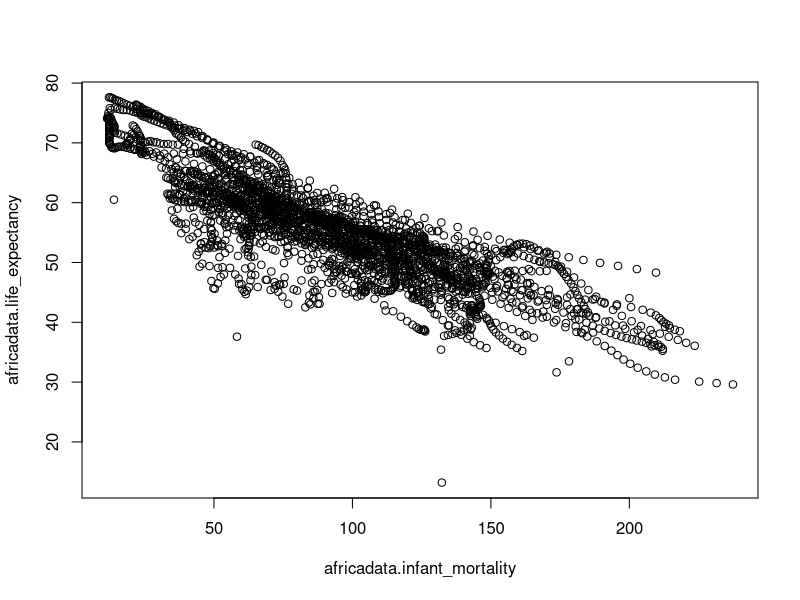
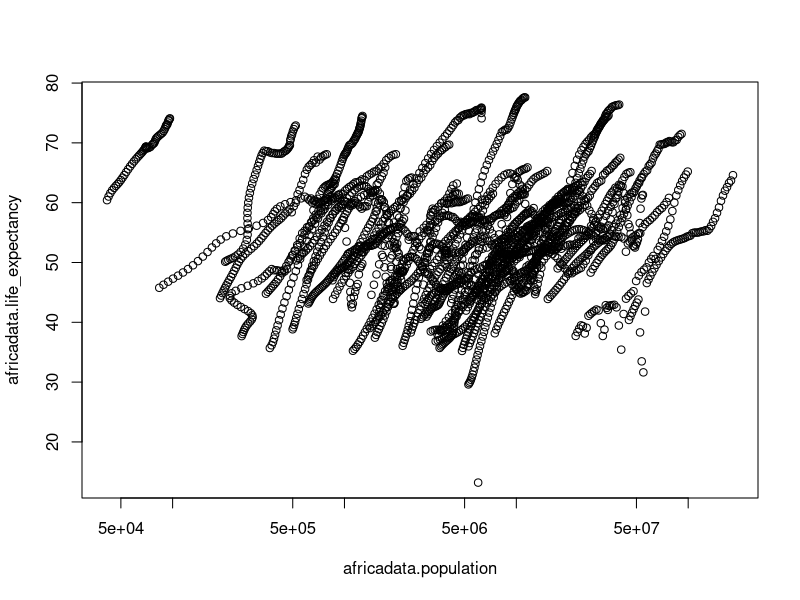
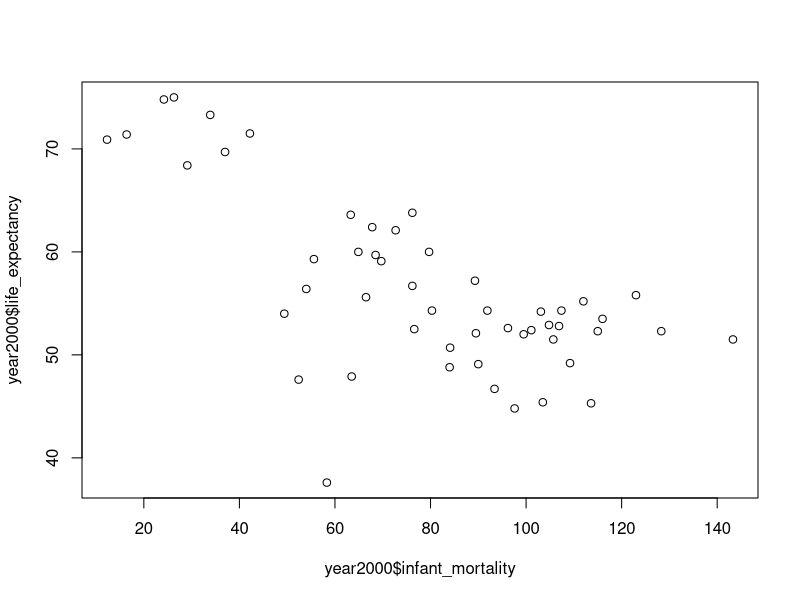
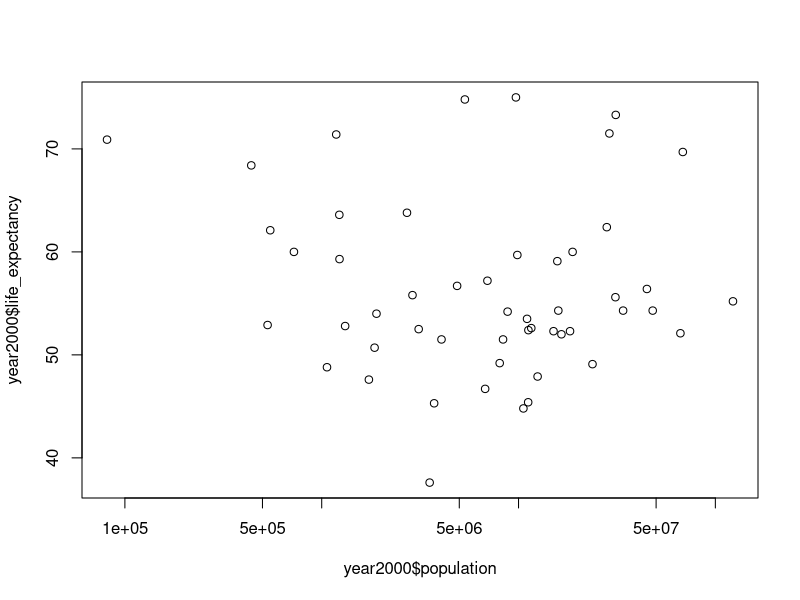
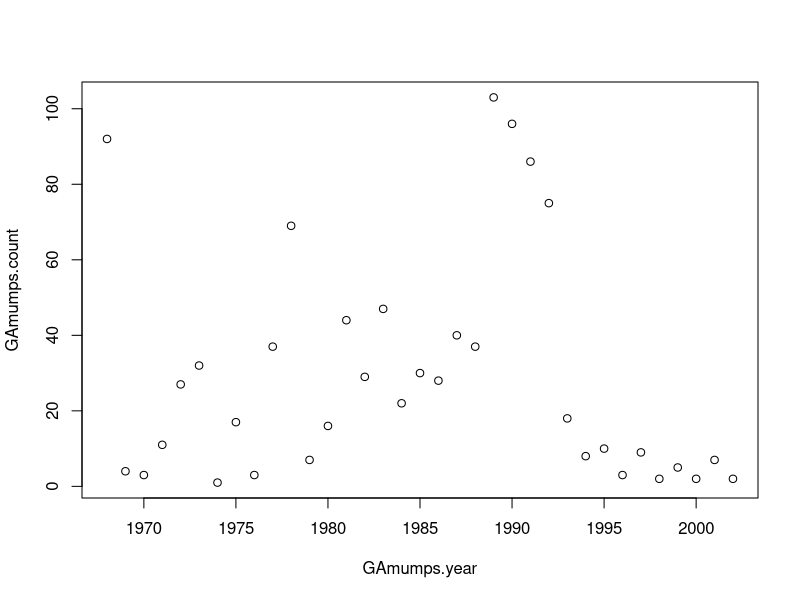
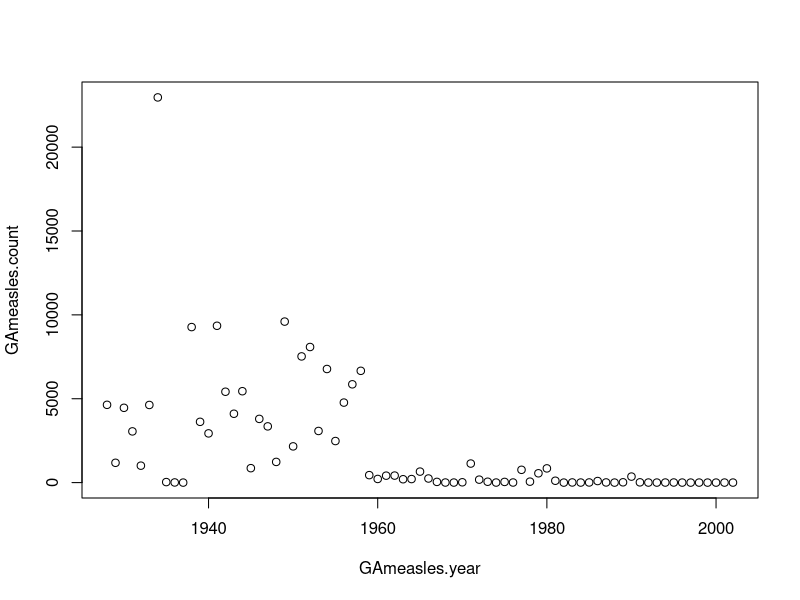
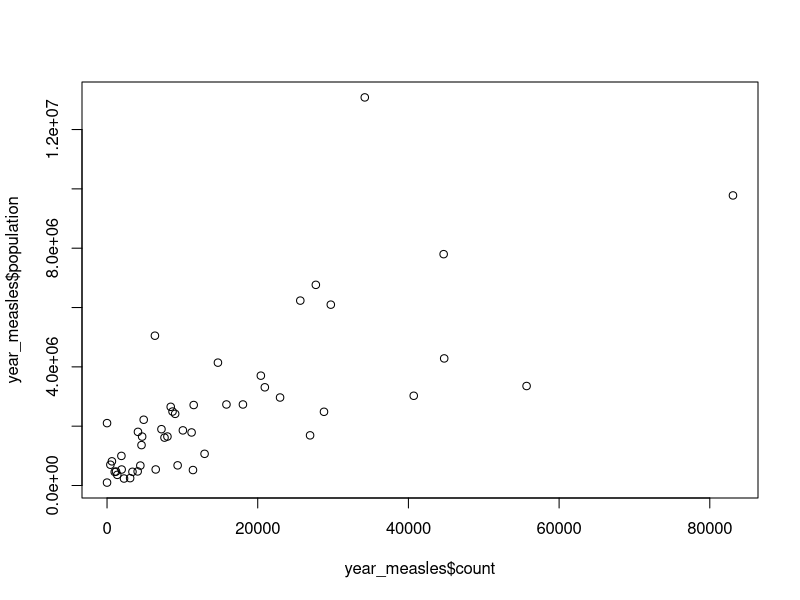

These figures' R source, in order:
## ---- chunk 1
library("dslabs")
str(gapminder)
summary(gapminder)
data(gapminder)

africadata <- subset(gapminder, (continent == "Africa"))
#creates a new dataframe from a subset of the old one where the continent is Africa
str(africadata)
#Checks to make sure I have the correct number of observations

inf_LE <- data.frame(africadata$infant_mortality, africadata$life_expectancy)
#creates a new dataframe from these two columns of the africadata dataframe
#this one is for infant mortality and Life expectancy
str(inf_LE)
#This checks to make sure I got it right

pop_LE <- data.frame(africadata$population, africadata$life_expectancy)
#This creates a new dataframe for population and life expectancy data
str(pop_LE)
#This checks that I have everything right

plot(inf_LE)
#plots this dataframe on a scatter plot
#plot(pop_LE$africadata.population, pop_LE$africadata.life_expectancy, log = "x")
#above is one option for generating the other scatter plot
plot(pop_LE, log = "x")
#here is a neater version
#the log function is where you can specify which axis should be in log, in this case population
## ---- chunk 2
year_inf <- data.frame(africadata$year, africadata$infant_mortality)
#this creates a matrix with year and infant mortality
year_inf[is.na(year_inf)] <- "A"
#this line rewrites the dataset, changing all NA's to A
missing <- subset(year_inf, (africadata.infant_mortality == "A"))
#this makes a new dataset with the subset function that pulls out all the years with A as a value
#This didn't work with NA which is why I changed it to A. Not the most elegant solution but it works
str(missing)
#this line is for checking

year2000 <- subset(africadata, (year == "2000"))
#this creates a new data.frame with all the data from the year 2000 from africadata
str(year2000)
#this is for checking

plot(year2000$infant_mortality, year2000$life_expectancy)

plot(year2000$population, year2000$life_expectancy, log = "x")
## ---- chunk 3
fit1 <- lm(year2000$life_expectancy ~ year2000$infant_mortality)
summary(fit1)
fit2 <- lm(year2000$life_expectancy ~ year2000$population)
summary(fit2)
## ---- chunk 4
library(dplyr)
library(ggplot2)
str(us_contagious_diseases)
#str function was used to see how many observations and variables (16065 observations & 6 variables)
summary(us_contagious_diseases)
#summary was used to view the variables and statistical values of the variables. 

GAmumps <- subset(us_contagious_diseases,state == "Georgia" & disease == "Mumps")
#I wanted to only look at Georgia & Mumps data, so I used the filter function and named it GAdmumps.
GAmumps2 <- data.frame(GAmumps$year, GAmumps$count)
#I then created a dataset of year and count for mumps. 
summary(GAmumps2)

GAmeasles <- subset(us_contagious_diseases,state == "Georgia" & disease == "Measles")
#I wanted to only look at Georgia & Measles data, so I used the filter function and named it GAmeasles.
GAmeasles2 <- data.frame(GAmeasles$year, GAmeasles$count)
#I then created a dataset of year and count for mumps. 
summary(GAmeasles2)

plot(GAmumps2)
#This plot shows an increase from 1970-1989, a spike in 1990, then a decrease. 
plot(GAmeasles2)
#this plot shows a significant decrease in cases after 1960. 
year_measles <- subset(us_contagious_diseases, (year=="1934" & disease=="Measles"))
#I now used the subset function to only look at measles cases from 2000
plot(year_measles$count, year_measles$population)
#I plotted count of measles cases on the x axis and population of each state on the y axis. 
fit1 <- lm(year_measles$population ~ year_measles$count)
summary(fit1)
#There is a significant positive correlation between population and measles count in 1934. 
